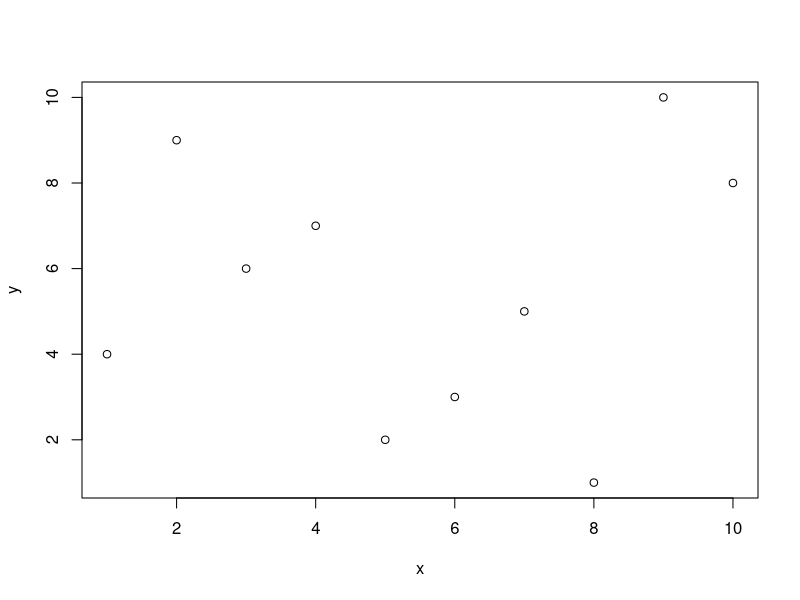
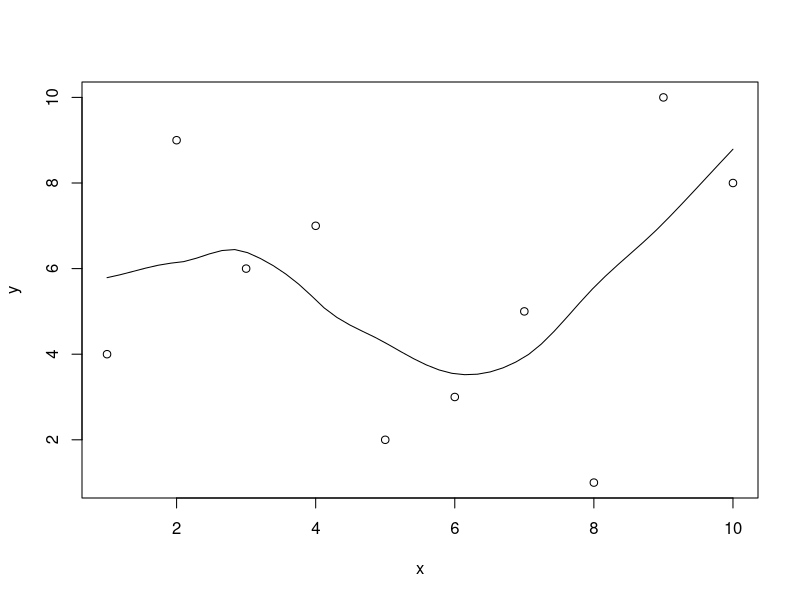
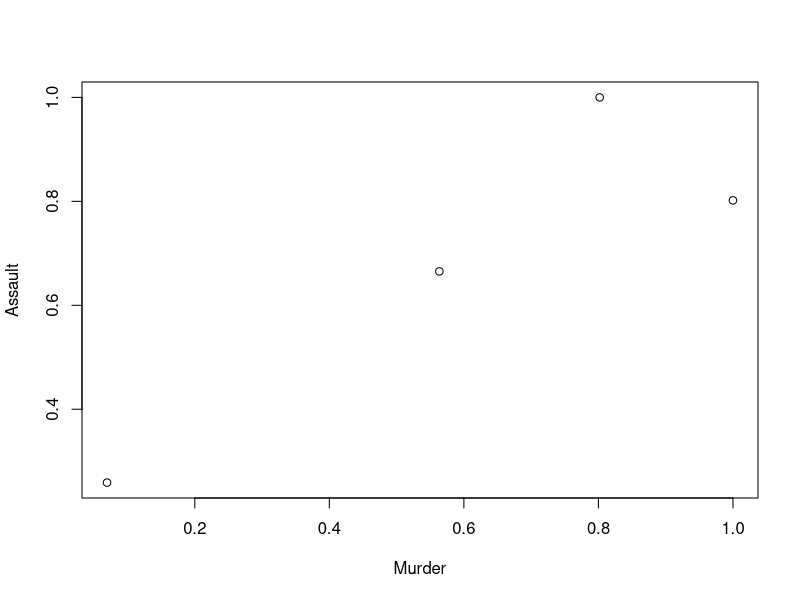
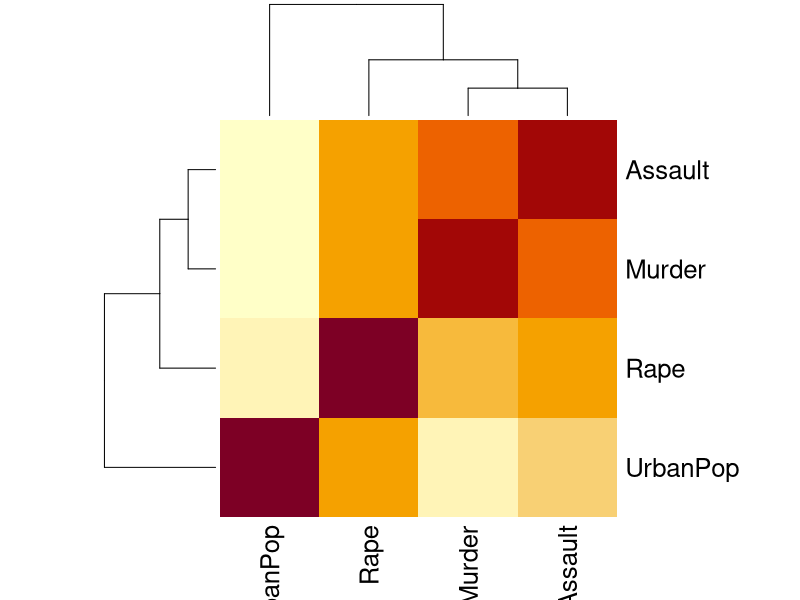

Write the R code that produced these figures, in order. (Note: this script raises an error after producing the figures.)
# correlation 
x <- sample(1:10)
y <- sample(1:10)

cor(x, y) # pearson
cor(x, y, method = 'spearman')
cor(x, y, method = 'kendall')

plot(x, y)
scatter.smooth(x, y)

head(USArrests)
cor(USArrests) # multivariate 

plot(cor(USArrests)) # not appropriate
heatmap(cor(USArrests))

cor.test(USArrests) # not correct

dim(USArrests)

for (i in 1:dim(USArrests)[2]){
  if (i == dim(USArrests)[2]){
    ct <- cor.test(USArrests[, i], USArrests[, 1])
    print(c(ct$statistic, ct$p.value))
  } else {
    ct <- cor.test(USArrests[, i], USArrests[, i+1])
    print(c(ct$statistic, ct$p.value))  
  }
    
  print(i)
  
}
